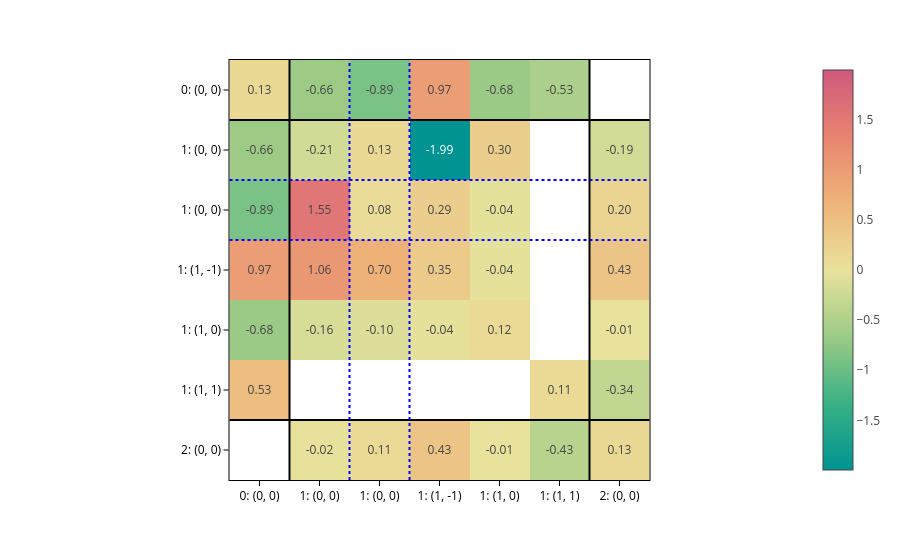
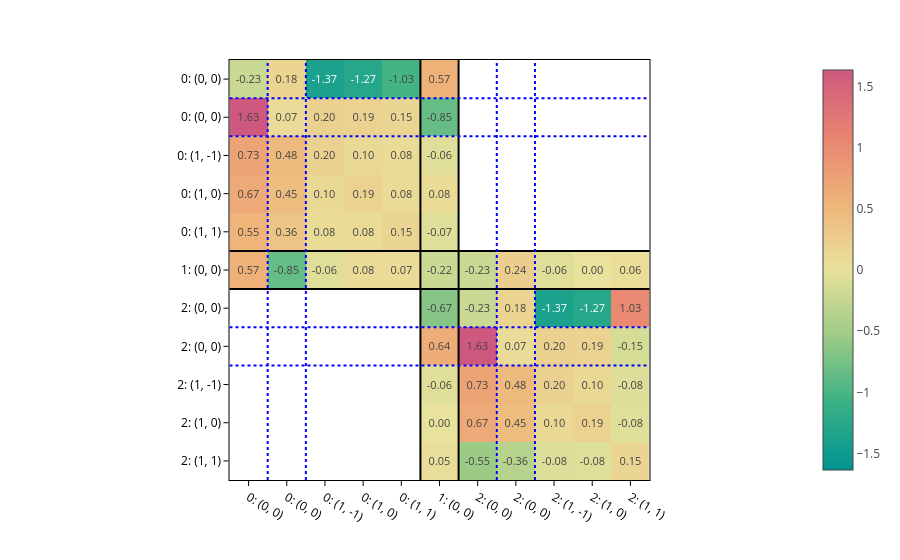

Write notebook code for charts like these, in order.
### Markdown cell above
As we already did in the previous notebook, we can plot the matrices:

### Code cell
for config, matrix in zip(configs, matrices):
    plot_basis_matrix(
        matrix,
        config,
        point_lines={"color": "black"},
        basis_lines={"color": "blue"},
        colorscale="temps",
        text=".2f",
        basis_labels=True,
    ).show()

### Figure 1 — Plotly figure (JSON) as saved in the notebook; plotly's stock layout.template omitted (floating-point values rounded to 4 significant figures)
{"data": [{"coloraxis": "coloraxis", "hovertemplate": "x: %{x}<br>y: %{y}<br>color: %{z}<extra></extra>", "name": "0", "texttemplate": "%{z:.2f}", "type": "heatmap", "xaxis": "x", "yaxis": "y", "z": [[0.128, -0.6578, -0.8884, 0.9742, -0.6801, -0.526, null], [-0.6578, -0.2131, 0.1285, -1.994, 0.2975, null, -0.1857], [-0.8884, 1.546, 0.08065, 0.2905, -0.04333, null, 0.2033], [0.9742, 1.055, 0.6977, 0.3466, -0.03511, null, 0.4262], [-0.6801, -0.1574, -0.1041, -0.03511, 0.1165, null, -0.008402], [0.526, null, null, null, null, 0.1113, -0.3432], [null, -0.01551, 0.1117, 0.4262, -0.008402, -0.43, 0.128]]}], "layout": {"coloraxis": {"cmid": 0, "colorscale": [[0, "rgb(0, 147, 146)"], [0.1667, "rgb(57, 177, 133)"], [0.3333, "rgb(156, 203, 134)"], [0.5, "rgb(233, 226, 156)"], [0.6667, "rgb(238, 180, 121)"], [0.8333, "rgb(232, 132, 113)"], [1, "rgb(207, 89, 126)"]]}, "margin": {"t": 60}, "shapes": [{"line": {"color": "black"}, "type": "line", "x0": 0, "x1": 1, "xref": "x domain", "y0": 0.5, "y1": 0.5, "yref": "y"}, {"line": {"color": "black"}, "type": "line", "x0": 0.5, "x1": 0.5, "xref": "x", "y0": 0, "y1": 1, "yref": "y domain"}, {"line": {"color": "black"}, "type": "line", "x0": 0, "x1": 1, "xref": "x domain", "y0": 5.5, "y1": 5.5, "yref": "y"}, {"line": {"color": "black"}, "type": "line", "x0": 5.5, "x1": 5.5, "xref": "x", "y0": 0, "y1": 1, "yref": "y domain"}, {"line": {"color": "blue", "dash": "dot"}, "type": "line", "x0": 0, "x1": 1, "xref": "x domain", "y0": 1.5, "y1": 1.5, "yref": "y"}, {"line": {"color": "blue", "dash": "dot"}, "type": "line", "x0": 1.5, "x1": 1.5, "xref": "x", "y0": 0, "y1": 1, "yref": "y domain"}, {"line": {"color": "blue", "dash": "dot"}, "type": "line", "x0": 0, "x1": 1, "xref": "x domain", "y0": 2.5, "y1": 2.5, "yref": "y"}, {"line": {"color": "blue", "dash": "dot"}, "type": "line", "x0": 2.5, "x1": 2.5, "xref": "x", "y0": 0, "y1": 1, "yref": "y domain"}], "xaxis": {"anchor": "y", "constrain": "domain", "domain": [0, 1], "scaleanchor": "y", "ticktext": ["0: (0, 0)", "1: (0, 0)", "1: (0, 0)", "1: (1, -1)", "1: (1, 0)", "1: (1, 1)", "2: (0, 0)"], "tickvals": [0, 1, 2, 3, 4, 5, 6]}, "yaxis": {"anchor": "x", "autorange": "reversed", "constrain": "domain", "domain": [0, 1], "ticktext": ["0: (0, 0)", "1: (0, 0)", "1: (0, 0)", "1: (1, -1)", "1: (1, 0)", "1: (1, 1)", "2: (0, 0)"], "tickvals": [0, 1, 2, 3, 4, 5, 6]}}}

### Figure 2 — Plotly figure (JSON) as saved in the notebook; plotly's stock layout.template omitted (floating-point values rounded to 4 significant figures)
{"data": [{"coloraxis": "coloraxis", "hovertemplate": "x: %{x}<br>y: %{y}<br>color: %{z}<extra></extra>", "name": "0", "texttemplate": "%{z:.2f}", "type": "heatmap", "xaxis": "x", "yaxis": "y", "z": [[-0.227, 0.181, -1.37, -1.273, -1.03, 0.5714, null, null, null, null, null], [1.633, 0.06638, 0.1996, 0.1854, 0.15, -0.8465, null, null, null, null, null], [0.7253, 0.4794, 0.2015, 0.1025, 0.08296, -0.06169, null, null, null, null, null], [0.6736, 0.4453, 0.1025, 0.1863, 0.07704, 0.08453, null, null, null, null, null], [0.5451, 0.3603, 0.08296, 0.07704, 0.1534, -0.0741, null, null, null, null, null], [0.5714, -0.8465, -0.06169, 0.08453, 0.0741, -0.2226, -0.228, 0.236, -0.06432, -0.002801, 0.05735], [null, null, null, null, null, -0.6651, -0.227, 0.181, -1.37, -1.273, 1.03], [null, null, null, null, null, 0.6371, 1.633, 0.06638, 0.1996, 0.1854, -0.15], [null, null, null, null, null, -0.06432, 0.7253, 0.4794, 0.2015, 0.1025, -0.08296], [null, null, null, null, null, -0.002801, 0.6736, 0.4453, 0.1025, 0.1863, -0.07704], [null, null, null, null, null, 0.05157, -0.5451, -0.3603, -0.08296, -0.07704, 0.1534]]}], "layout": {"coloraxis": {"cmid": 0, "colorscale": [[0, "rgb(0, 147, 146)"], [0.1667, "rgb(57, 177, 133)"], [0.3333, "rgb(156, 203, 134)"], [0.5, "rgb(233, 226, 156)"], [0.6667, "rgb(238, 180, 121)"], [0.8333, "rgb(232, 132, 113)"], [1, "rgb(207, 89, 126)"]]}, "margin": {"t": 60}, "shapes": [{"line": {"color": "black"}, "type": "line", "x0": 0, "x1": 1, "xref": "x domain", "y0": 4.5, "y1": 4.5, "yref": "y"}, {"line": {"color": "black"}, "type": "line", "x0": 4.5, "x1": 4.5, "xref": "x", "y0": 0, "y1": 1, "yref": "y domain"}, {"line": {"color": "black"}, "type": "line", "x0": 0, "x1": 1, "xref": "x domain", "y0": 5.5, "y1": 5.5, "yref": "y"}, {"line": {"color": "black"}, "type": "line", "x0": 5.5, "x1": 5.5, "xref": "x", "y0": 0, "y1": 1, "yref": "y domain"}, {"line": {"color": "blue", "dash": "dot"}, "type": "line", "x0": 0, "x1": 1, "xref": "x domain", "y0": 0.5, "y1": 0.5, "yref": "y"}, {"line": {"color": "blue", "dash": "dot"}, "type": "line", "x0": 0.5, "x1": 0.5, "xref": "x", "y0": 0, "y1": 1, "yref": "y domain"}, {"line": {"color": "blue", "dash": "dot"}, "type": "line", "x0": 0, "x1": 1, "xref": "x domain", "y0": 1.5, "y1": 1.5, "yref": "y"}, {"line": {"color": "blue", "dash": "dot"}, "type": "line", "x0": 1.5, "x1": 1.5, "xref": "x", "y0": 0, "y1": 1, "yref": "y domain"}, {"line": {"color": "blue", "dash": "dot"}, "type": "line", "x0": 0, "x1": 1, "xref": "x domain", "y0": 6.5, "y1": 6.5, "yref": "y"}, {"line": {"color": "blue", "dash": "dot"}, "type": "line", "x0": 6.5, "x1": 6.5, "xref": "x", "y0": 0, "y1": 1, "yref": "y domain"}, {"line": {"color": "blue", "dash": "dot"}, "type": "line", "x0": 0, "x1": 1, "xref": "x domain", "y0": 7.5, "y1": 7.5, "yref": "y"}, {"line": {"color": "blue", "dash": "dot"}, "type": "line", "x0": 7.5, "x1": 7.5, "xref": "x", "y0": 0, "y1": 1, "yref": "y domain"}], "xaxis": {"anchor": "y", "constrain": "domain", "domain": [0, 1], "scaleanchor": "y", "ticktext": ["0: (0, 0)", "0: (0, 0)", "0: (1, -1)", "0: (1, 0)", "0: (1, 1)", "1: (0, 0)", "2: (0, 0)", "2: (0, 0)", "2: (1, -1)", "2: (1, 0)", "2: (1, 1)"], "tickvals": [0, 1, 2, 3, 4, 5, 6, 7, 8, 9, 10]}, "yaxis": {"anchor": "x", "autorange": "reversed", "constrain": "domain", "domain": [0, 1], "ticktext": ["0: (0, 0)", "0: (0, 0)", "0: (1, -1)", "0: (1, 0)", "0: (1, 1)", "1: (0, 0)", "2: (0, 0)", "2: (0, 0)", "2: (1, -1)", "2: (1, 0)", "2: (1, 1)"], "tickvals": [0, 1, 2, 3, 4, 5, 6, 7, 8, 9, 10]}}}
